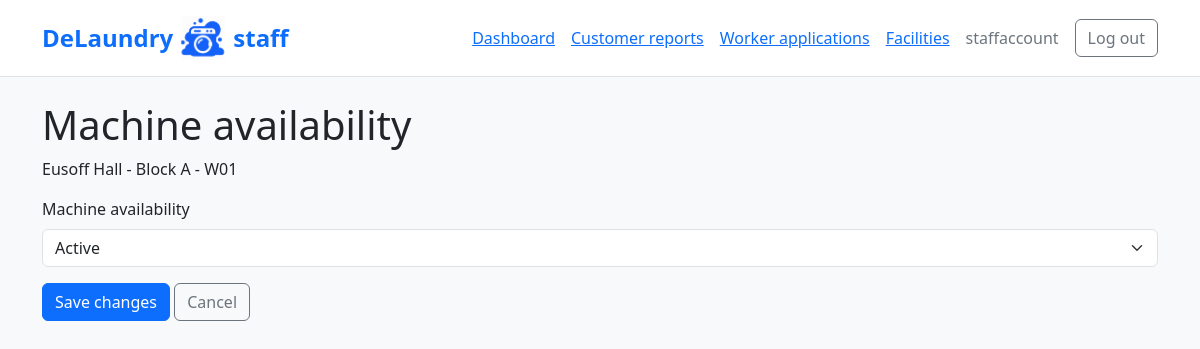
Screenshot of /adminpanel/facilities/machines/1/status/ (signed in) with the database file from the repository.
### accounts/models.py (models this page shows)
class User(AbstractUser):
  id = models.AutoField(primary_key=True)
  email = models.EmailField(unique=True)
  name = models.CharField(max_length=120)
  role = models.CharField(max_length=120, choices=[('customer', 'Customer'), ('worker', 'Worker')])

### facilities/models.py (models this page shows)
class Machine(models.Model):
  id = models.AutoField(primary_key=True)
  laundry_room = models.ForeignKey(LaundryRoom, on_delete=models.PROTECT)
  machine_type = models.CharField(max_length=120, choices=[
    ('washer', 'Washer'),
    ('dryer', 'Dryer')
  ])
  code = models.CharField(max_length=4) #W01, D10, etc
  WASH_CYCLE_MINUTES = 30
  DRY_CYCLE_MINUTES = 30
  status = models.CharField(
    max_length=20,
    choices=[
      ("ACTIVE", "Active"),
      ("OUT_OF_SERVICE", "Out of service"),
    ],
    default="ACTIVE",
  )
  def __str__(self):
    return f"{self.laundry_room} - {self.code}"
  class Meta: # prevents duplicate machine codes in same laundry room, but allows same code in different rooms
    constraints = [
        models.UniqueConstraint(
            fields=["laundry_room", "code"],
            name="unique_machine_code_per_room",
        ),
    ]

class LaundryRoom(models.Model):
  id = models.AutoField(primary_key=True)
  residence = models.ForeignKey(Residence, on_delete=models.PROTECT)
  block = models.CharField(max_length=120, choices=BLOCK_CHOICES)
  is_active = models.BooleanField(default=True) # just for admin control
  def __str__(self):
    return f"{self.residence} - {self.get_block_display()}"
  class Meta: # prevents duplicate rooms in same block
    constraints = [
        models.UniqueConstraint(
            fields=["residence", "block"],
            name="unique_room_per_residence_block",
        ),
    ]

class Residence(models.Model):
  id = models.AutoField(primary_key=True)
  name = models.CharField(
    max_length=120,
    unique=True,
    choices=[
      ('eusoff', 'Eusoff Hall'),
      ('kentridge', 'Kent Ridge Hall'),
      ('kingedward', 'King Edward VII Hall'),
      ('raffles', 'Raffles Hall'),
      ('sheares', 'Sheares Hall'),
      ('temasek', 'Temasek Hall')
  ])
  is_active = models.BooleanField(default=True) # just for admin control
  def __str__(self):
    return self.get_name_display()

### facilities/views.py (the view)
# urls.py: path("machines/<int:machine_id>/status/",views.machine_status, name="machine_status"),
@login_required(login_url="adminpanel:login")
@require_http_methods(["GET", "POST"])
def machine_status(request, machine_id):
  if not request.user.is_active or not request.user.is_staff:
    return HttpResponseForbidden(
      "This page is for current admin staff only."
    )
  machine = get_object_or_404(
    Machine.objects.select_related("laundry_room__residence"),
    pk=machine_id,
  )
  if request.method == "POST":
    form = MachineStatusForm(request.POST, instance=machine)
    if form.is_valid():
      form.save()
      return redirect("facilities:list")
  else:
    form = MachineStatusForm(instance=machine)
  return render(request, "facilities/machine_status.html", {
    "form": form,
    "machine": machine,
  })

### facilities/forms.py
class MachineStatusForm(forms.ModelForm):
  class Meta:
    model = Machine
    fields = ["status"]
    labels = {
      "status": "Machine availability",
    }
    widgets = {
      "status": forms.Select(
        attrs={"class": "form-select"},
      ),
    }

### bookings/context_processors.py (called while the page is built)
def demo_clock(request):
  if not getattr(settings, "DEMO_MODE", False):
    return {}
  return {"demo_time": clock.localtime(), "demo_session": settings.DEMO_SESSION}

### facilities/templates/facilities/machine_status.html (shortened to what this page needs)
{% extends "adminpanel/base.html" %}
{% block content %}
  <h1>Machine availability</h1>
  <p>{{ machine }}</p>
  <form method="post" action="{% url 'facilities:machine_status' machine_id=machine.pk %}">
    <div class="mb-3">
      <label class="form-label" for="{{ form.status.id_for_label }}">
        {{ form.status.label }}
      </label>
      {{ form.status }}
    </div>
    <button class="btn btn-primary" type="submit">
      Save changes
    </button>
    <a class="btn btn-outline-secondary" href="{% url 'facilities:list' %}">
      Cancel
    </a>
  </form>
{% endblock %}

### adminpanel/templates/adminpanel/base.html (shortened to what this page needs)
<!DOCTYPE html>
<html lang="en">
  <head>
    <link href="https://cdn.jsdelivr.net/npm/bootstrap@5.3.8/dist/css/bootstrap.min.css" rel="stylesheet"
>
  </head>
  <body class="bg-light">
    <header class="bg-white border-bottom">
      <nav class="container py-3 d-flex flex-wrap align-items-center gap-3" aria-label="Staff navigation">
        <a class="fs-4 fw-bold text-decoration-none me-auto d-inline-flex align-items-center gap-2" href="{% url 'adminpanel:dashboard' %}">{% include "bookings/brand.html" %}<span>staff</span></a>
        {% if user.is_authenticated and user.is_staff and user.is_active %}
          <a href="{% url 'adminpanel:dashboard' %}">Dashboard</a>
          <a href="{% url 'adminpanel:report_list' %}">Customer reports</a>
          <a href="{% url 'adminpanel:worker_list' %}">Worker applications</a>
          <a href="{% url 'facilities:list' %}">Facilities</a>
          <span class="text-secondary">{{ user.username }}</span>
          <form method="post" action="{% url 'adminpanel:logout' %}">
            <button class="btn btn-outline-secondary" type="submit">Log out</button>
          </form>
        {% else %}
          <a href="{% url 'adminpanel:login' %}">Staff login</a>
          <a href="{% url 'accounts:worker_login' %}">Worker login</a>
          <a href="{% url 'accounts:login' %}">Customer login</a>
        {% endif %}
      </nav>
    </header>
    <main class="container py-4">
      {% block content %}{% endblock %}
    </main>
  </body>
</html>

### rows the page displays
User: username "staffaccount"
Machine: laundry_room+code "Eusoff Hall - Block A - W01", status "Active"
